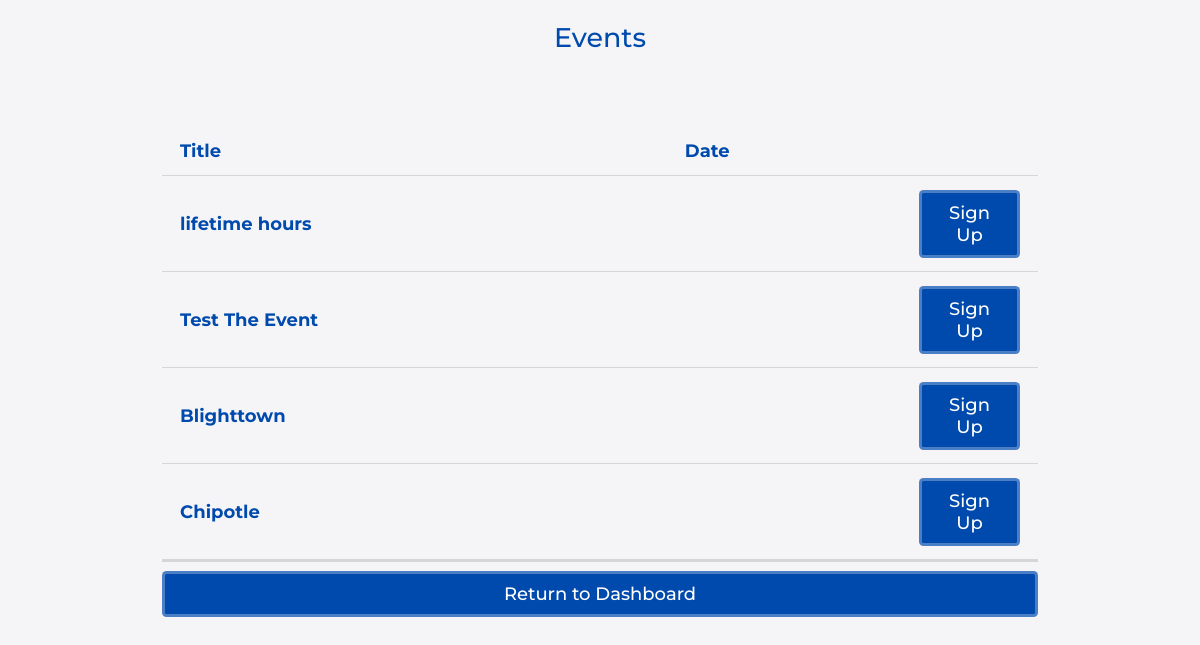
Before: /adminViewingEvents.php (lower part) with the older database file.
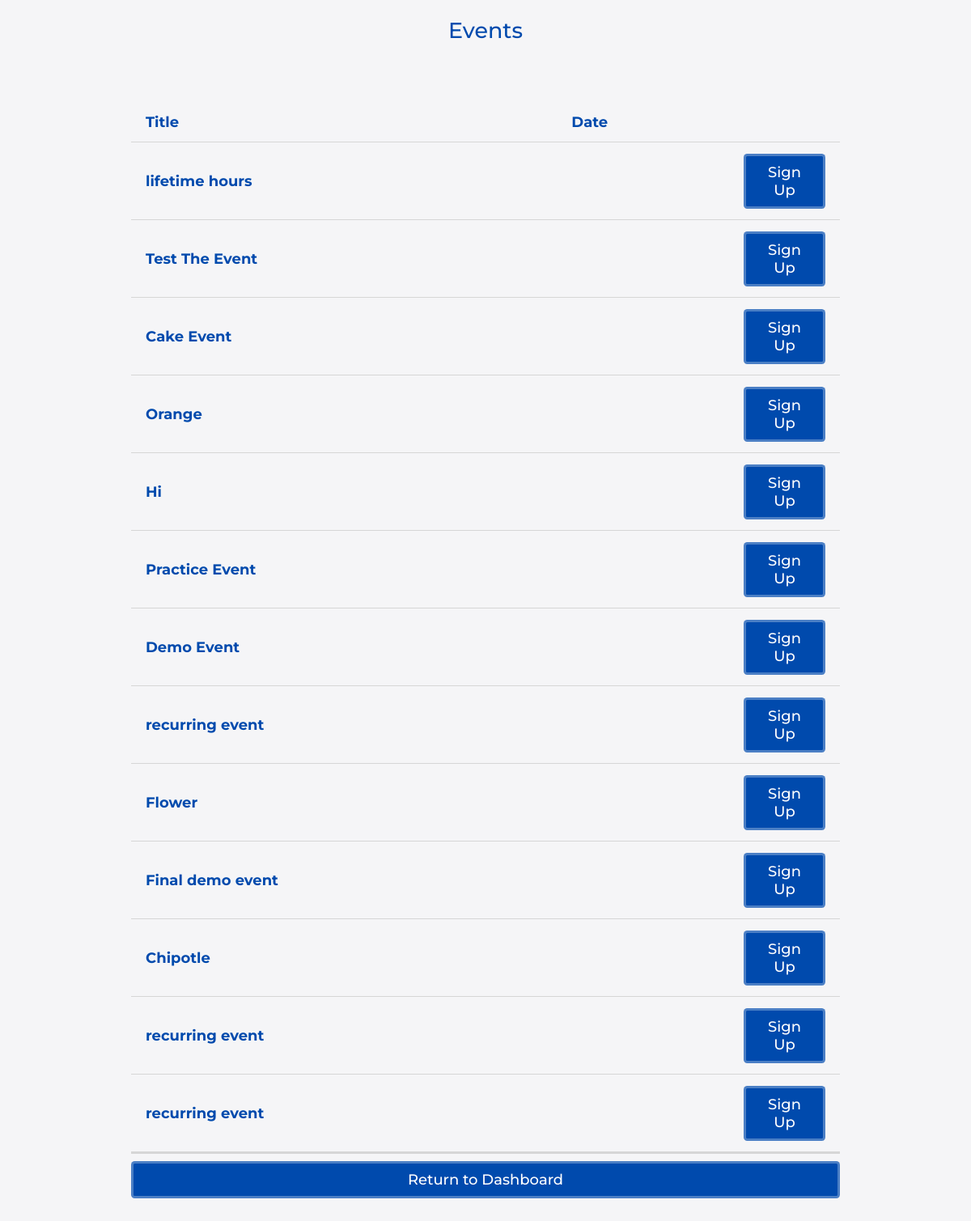
After: the same page with the newer database file.
### tables this page shows
CREATE TABLE `dbevents` (
  `id` int NOT NULL AUTO_INCREMENT,
  `name` text NOT NULL,
  `date` char(10) NOT NULL,
  `startTime` char(5) NOT NULL,
  `endTime` char(5) NOT NULL,
  `description` text NOT NULL,
  `capacity` int NOT NULL,
  `location` text,
  `archived` tinyint DEFAULT NULL,
  PRIMARY KEY (`id`)
);

### database/dbEvents.php (called while the page is built, shortened)
<?php
include_once(dirname(__FILE__).'/../domain/Event.php');
function make_an_event($result_row) {
    $theEvent = new Event(
                    $result_row['id'],
                    $result_row['name'],
                    startDate: $result_row['date'],
                    startTime: $result_row['startTime'],
                    endTime: $result_row['endTime'],
                    endDate: $result_row['date'],
                    description: $result_row['description'],
                    capacity: $result_row['capacity'],
                    location: $result_row['location'],
                    archived: $result_row['archived'] ?? 0
                );
    return $theEvent;
}
function get_all_events() {
    $con=connect();
    $query = "SELECT * FROM dbevents ORDER BY date ASC, startTime ASC";
    $result = mysqli_query($con,$query);
    $theEvents = array();
    while ($result_row = mysqli_fetch_assoc($result)) {
        $theEvent = make_an_event($result_row);
        $theEvents[] = $theEvent;
    }
    return $theEvents;
 }

### domain/Event.php (called while the page is built, shortened)
<?php
class Event {
    private $id;
    private $name;
    function __construct($id, $name, $startDate, $startTime, $endTime, $endDate, $description, $capacity, $location, $archived) {
        $this->id = $id;
        $this->name = $name;
    }
    function getID() {
        return $this->id;
    }
    function getName() {
        return $this->name;
    }
}

### adminViewingEvents.php (the view, shortened to what this page needs)
<?php
    $accessLevel = 0;
    include 'database/dbEvents.php';
?>
<!DOCTYPE html>
<html>
    <head>
        <?php require_once('universal.inc') ?>
        <link rel="stylesheet" href="css/messages.css"></link>
    </head>
    <body>
        <?php require_once('header.php') ?>
        <?php require_once('database/dbEvents.php');?>
        <h1>Events</h1>
        <main class="general">
            <?php
                $events = get_all_events();
                if (sizeof(get_all_events())): ?>
                <div class="table-wrapper">
                    <table class="general">
                        <thead>
                            <tr>
                                <th>Title</th>
                                <th>Date</th>
                                <th style="width:1px"></th>
                            </tr>
                        </thead>
                        <tbody class="standout">
                            <?php
                                foreach ($events as $event) {
                                    $eventID = $event->getID();
                                    $title = $event->getName();
                                    if($accessLevel < 3) {
                                        echo "
                                        <tr data-event-id='$eventID'>
                                            <td><a href='event.php?id=$eventID'>$title</a></td>
                                            <td>$date</td>
                                            <td><a class='button sign-up' href='eventSignUp.php'>Sign Up</a></td>
                                        </tr>";
                                    }
                                }
                            ?>
                        </tbody>
                    </table>
                </div>
                <?php else: ?>
                <p class="no-events standout">There are currently no events available to view.<a class="button add" href="addEvent.php">Create a New Event</a> </p>
            <?php endif ?>
            <a class="button cancel" href="index.php">Return to Dashboard</a>
        </main>
    </body>
</html>

Changed rows visible on the page:
changed dbevents: name "Blighttown" → "Cake Event"
added dbevents: name "Orange"
added dbevents: name "Hi"
added dbevents: name "Practice Event"
added dbevents: name "Demo Event"
added dbevents: name "recurring event"
added dbevents: name "Flower"
added dbevents: name "Final demo event"
added dbevents: name "recurring event"
added dbevents: name "recurring event"
